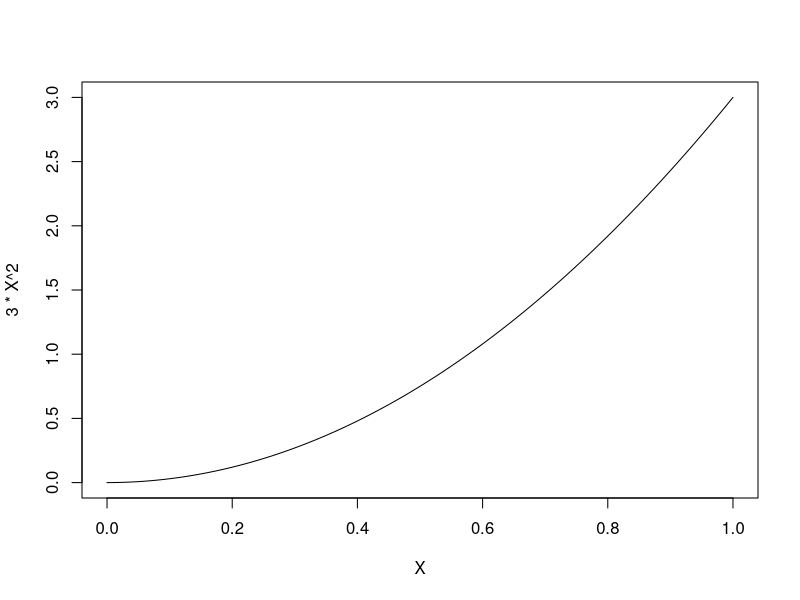
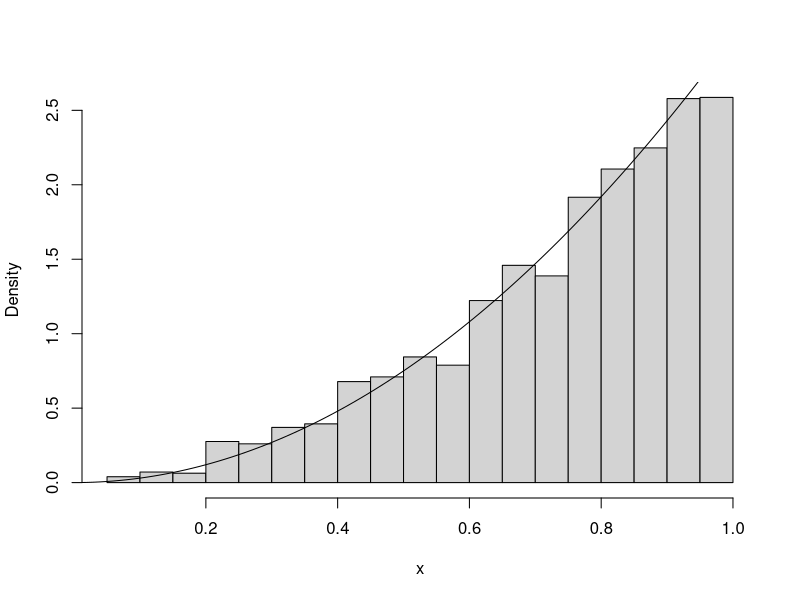

Source code (R) for these figures, in order:
#It helps to plot the distribution so we can get an idea of what value c to use. 
#It looks like a u[0, 1] distribution with c >=3 will work here. I'll use c=4, but 3 is the most efficient. 
X <- seq(0, 1, 0.01)
plot(X, 3*X^2, type = 'l')


#Generate from Q (uniform)
y <- runif(10000)


# Calculate the probability density function values
f <- 3*y^2

#Generate acceptance probabilities 
k <- f/(4*1) #q(y) = 1

# Generate random samples from a uniform distribution for acceptance/rejection
u <- runif(10000)

# Accept samples based on the acceptance/rejection criterion
x <- y[u < k]

#Plot results
hist(x, freq = FALSE, main = "", breaks = 20)
lines(X, 3*X^2)